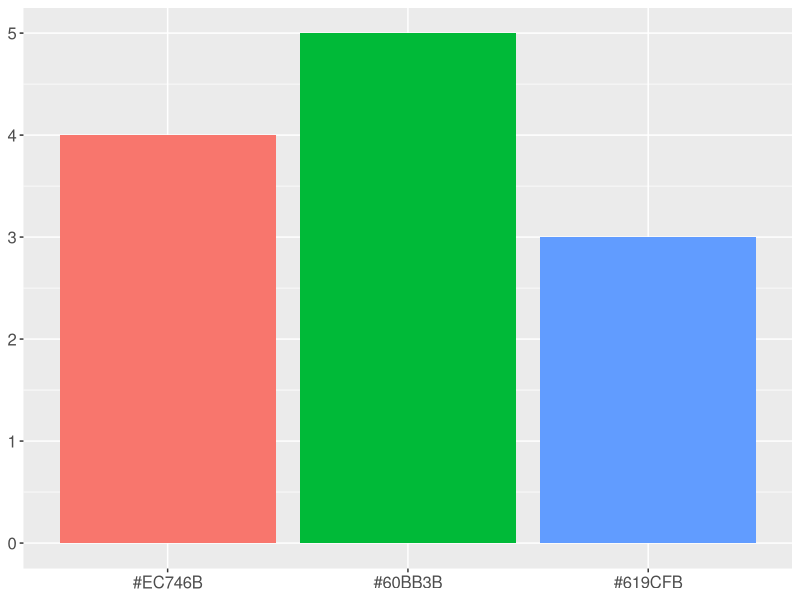
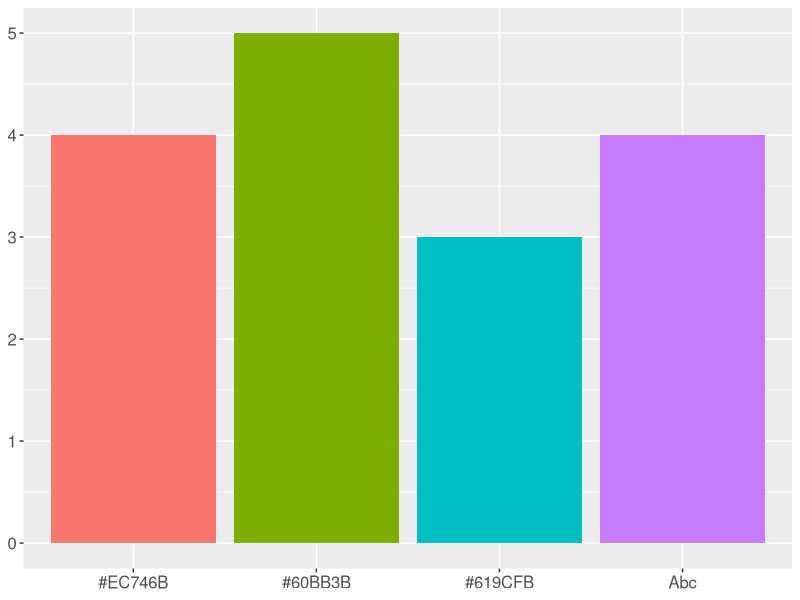

Source code (R) for these figures, in order:
## ---- chunk 1
library(tidyverse)
library(magrittr)
library(readxl)
library(ggplot2)
## ---- chunk 2
bar_data <- tibble(item=c("#EC746B", "#60BB3B", "#619CFB"), count=c(4,5,3))
bar_data$item <- factor(bar_data$item,levels = c("#EC746B", "#60BB3B", "#619CFB"))
a <- ggplot(bar_data, aes(x=item, y=count, fill=item)) +
  geom_bar(stat="identity") +
  theme(axis.title.x = element_blank(),
        axis.text.x = element_text(size=12),
        axis.title.y = element_blank(),
        axis.text.y = element_text(size=12),
        legend.position = "none")
ggsave(a, filename="ggplotStandard3.png", width=5, height=3)
## ---- chunk 3
bar_data <- tibble(item=c("#EC746B", "#60BB3B", "#619CFB", "Abc"), count=c(4,5,3,4))
bar_data$item <- factor(bar_data$item,levels = c("#EC746B", "#60BB3B", "#619CFB", "Abc"))
a <- ggplot(bar_data, aes(x=item, y=count, fill=item)) +
  geom_bar(stat="identity") +
  theme(axis.title.x = element_blank(),
        axis.text.x = element_text(size=12),
        axis.title.y = element_blank(),
        axis.text.y = element_text(size=12),
        legend.position = "none")
ggsave(a, filename="ggplotStandard4.png", width=5, height=3)
